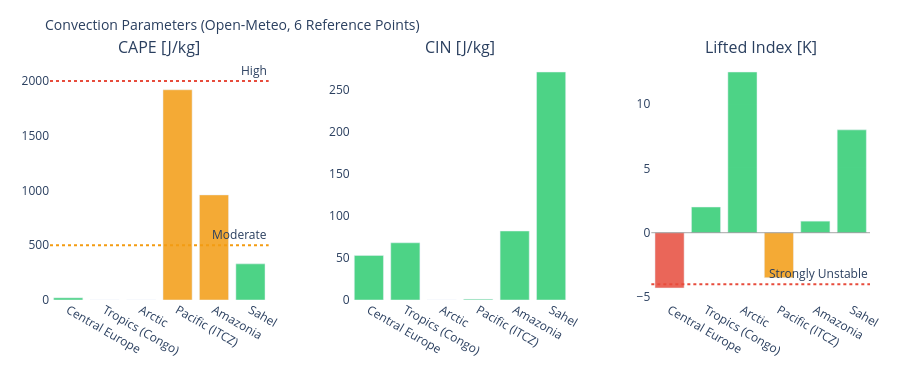

The notebook cell saved with this chart:
### Markdown cell above
---
## 3. Visualizations

### Code cell
# ============================================================
# CAPE / CIN / LIFTED INDEX – Convection potential
# ============================================================

if not df_atm.empty:
    fig = make_subplots(
        rows=1, cols=3,
        subplot_titles=['CAPE [J/kg]', 'CIN [J/kg]', 'Lifted Index [K]'],
        horizontal_spacing=0.1
    )
    pts = df_atm['point'].tolist()
    pt_colors = ['#E85D24','#185FA5','#888780','#378ADD','#639922','#F2A623']

    # CAPE – höher = mehr Gewitterpotential
    cape_vals = df_atm['cape'].fillna(0).tolist()
    cape_colors = ['#e74c3c' if v > 2000 else '#f39c12' if v > 500 else '#2ecc71'
                   for v in cape_vals]
    fig.add_trace(go.Bar(x=pts, y=cape_vals, marker_color=cape_colors,
                         opacity=0.85, showlegend=False), row=1, col=1)
    fig.add_hline(y=2000, line_dash='dot', line_color='#e74c3c',
                  annotation_text='High', row=1, col=1)
    fig.add_hline(y=500,  line_dash='dot', line_color='#f39c12',
                  annotation_text='Moderate', row=1, col=1)

    # CIN – negativer = stärker gedeckelt (weniger Auslöse)
    cin_vals = df_atm['cin'].fillna(0).tolist()
    cin_colors = ['#e74c3c' if v < -200 else '#f39c12' if v < -50 else '#2ecc71'
                  for v in cin_vals]
    fig.add_trace(go.Bar(x=pts, y=cin_vals, marker_color=cin_colors,
                         opacity=0.85, showlegend=False), row=1, col=2)

    # Lifted Index – negativ = instabil
    li_vals = df_atm['li'].fillna(0).tolist()
    li_colors = ['#e74c3c' if v < -4 else '#f39c12' if v < 0 else '#2ecc71'
                 for v in li_vals]
    fig.add_trace(go.Bar(x=pts, y=li_vals, marker_color=li_colors,
                         opacity=0.85, showlegend=False), row=1, col=3)
    fig.add_hline(y=0, line_color='gray', line_width=0.7, row=1, col=3)
    fig.add_hline(y=-4, line_dash='dot', line_color='#e74c3c',
                  annotation_text='Strongly Unstable', row=1, col=3)

    fig.update_layout(
        title=dict(text='Convection Parameters (Open-Meteo, 6 Reference Points)', font=dict(size=14)),
        height=380, plot_bgcolor='rgba(0,0,0,0)', paper_bgcolor='rgba(0,0,0,0)',
        margin=dict(l=50, r=30, t=60, b=80)
    )
    fig.update_xaxes(tickangle=30)
    fig.show()

### Figure 1 — Plotly figure (JSON) as saved in the notebook; plotly's stock layout.template omitted (floating-point values rounded to 4 significant figures)
{"data": [{"marker": {"color": ["#2ecc71", "#2ecc71", "#2ecc71", "#f39c12", "#f39c12", "#2ecc71"]}, "opacity": 0.85, "showlegend": false, "type": "bar", "x": ["Central Europe", "Tropics (Congo)", "Arctic", "Pacific (ITCZ)", "Amazonia", "Sahel"], "xaxis": "x", "y": [20.0, 0.0, 0.0, 1920.0, 960.0, 330.0], "yaxis": "y"}, {"marker": {"color": ["#2ecc71", "#2ecc71", "#2ecc71", "#2ecc71", "#2ecc71", "#2ecc71"]}, "opacity": 0.85, "showlegend": false, "type": "bar", "x": ["Central Europe", "Tropics (Congo)", "Arctic", "Pacific (ITCZ)", "Amazonia", "Sahel"], "xaxis": "x2", "y": [53.0, 68.0, 0.0, 1.0, 82.0, 271.0], "yaxis": "y2"}, {"marker": {"color": ["#e74c3c", "#2ecc71", "#2ecc71", "#f39c12", "#2ecc71", "#2ecc71"]}, "opacity": 0.85, "showlegend": false, "type": "bar", "x": ["Central Europe", "Tropics (Congo)", "Arctic", "Pacific (ITCZ)", "Amazonia", "Sahel"], "xaxis": "x3", "y": [-4.3, 2.0, 12.5, -3.5, 0.9, 8.0], "yaxis": "y3"}], "layout": {"annotations": [{"font": {"size": 16}, "showarrow": false, "text": "CAPE [J/kg]", "x": 0.1333, "xanchor": "center", "xref": "paper", "y": 1.0, "yanchor": "bottom", "yref": "paper"}, {"font": {"size": 16}, "showarrow": false, "text": "CIN [J/kg]", "x": 0.5, "xanchor": "center", "xref": "paper", "y": 1.0, "yanchor": "bottom", "yref": "paper"}, {"font": {"size": 16}, "showarrow": false, "text": "Lifted Index [K]", "x": 0.8667, "xanchor": "center", "xref": "paper", "y": 1.0, "yanchor": "bottom", "yref": "paper"}, {"showarrow": false, "text": "High", "x": 1, "xanchor": "right", "xref": "x domain", "y": 2000, "yanchor": "bottom", "yref": "y"}, {"showarrow": false, "text": "Moderate", "x": 1, "xanchor": "right", "xref": "x domain", "y": 500, "yanchor": "bottom", "yref": "y"}, {"showarrow": false, "text": "Strongly Unstable", "x": 1, "xanchor": "right", "xref": "x3 domain", "y": -4, "yanchor": "bottom", "yref": "y3"}], "height": 380, "margin": {"b": 80, "l": 50, "r": 30, "t": 60}, "paper_bgcolor": "rgba(0,0,0,0)", "plot_bgcolor": "rgba(0,0,0,0)", "shapes": [{"line": {"color": "#e74c3c", "dash": "dot"}, "type": "line", "x0": 0, "x1": 1, "xref": "x domain", "y0": 2000, "y1": 2000, "yref": "y"}, {"line": {"color": "#f39c12", "dash": "dot"}, "type": "line", "x0": 0, "x1": 1, "xref": "x domain", "y0": 500, "y1": 500, "yref": "y"}, {"line": {"color": "gray", "width": 0.7}, "type": "line", "x0": 0, "x1": 1, "xref": "x3 domain", "y0": 0, "y1": 0, "yref": "y3"}, {"line": {"color": "#e74c3c", "dash": "dot"}, "type": "line", "x0": 0, "x1": 1, "xref": "x3 domain", "y0": -4, "y1": -4, "yref": "y3"}], "title": {"font": {"size": 14}, "text": "Convection Parameters (Open-Meteo, 6 Reference Points)"}, "xaxis": {"anchor": "y", "domain": [0.0, 0.2667], "tickangle": 30}, "xaxis2": {"anchor": "y2", "domain": [0.3667, 0.6333], "tickangle": 30}, "xaxis3": {"anchor": "y3", "domain": [0.7333, 1.0], "tickangle": 30}, "yaxis": {"anchor": "x", "domain": [0.0, 1.0]}, "yaxis2": {"anchor": "x2", "domain": [0.0, 1.0]}, "yaxis3": {"anchor": "x3", "domain": [0.0, 1.0]}}}
